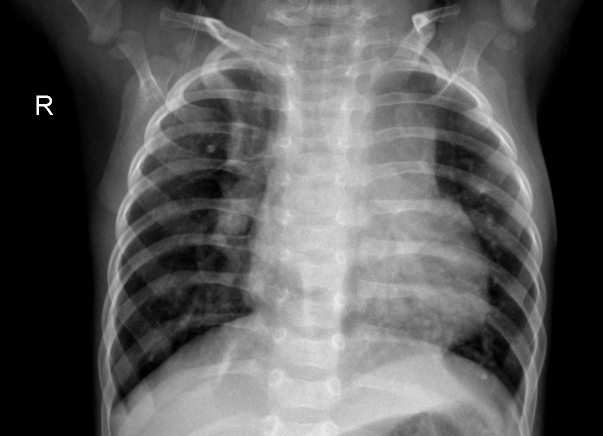
#> input picture data/test/PNEUMONIA/person103_bacteria_490.jpeg, 1206 x 871 px, found by its file name (shown at 1/2 size)
$ jupyter execute --allow-errors chest_xray.ipynb
#> lines starting #> are read from the running program, lines starting #| are printed output that depends on the picture
## Importing Libraries

This section includes essential libraries for data handling and analysis:

- **NumPy & Pandas**: For numerical computations and data manipulation.
- **os & tempfile**: To handle file operations.
- **Matplotlib & PIL**: For data visualization and image processing.
- **cv2 (OpenCV)**: For advanced image processing tasks.
- **sklearn**: Includes tools for machine learning tasks, such as model building and evaluation with `DecisionTreeClassifier`, `accuracy_score`, and `classification_report`.
- **warnings & random**: To manage warnings and generate random data.
- **joblib**: To save and load models.
-

A confirmation message ensures all libraries are loaded correctly.

[cell 1]
import numpy as np
import pandas as pd
import os
import matplotlib.pyplot as plt
import warnings
import random
import cv2
import tempfile
from PIL import Image
from sklearn.tree import DecisionTreeClassifier
from sklearn.metrics import confusion_matrix, classification_report, accuracy_score
from sklearn.model_selection import train_test_split
from sklearn.neighbors import KNeighborsClassifier
import joblib
from sklearn.ensemble import RandomForestClassifier

from sklearn.neural_network import MLPClassifier
from sklearn.model_selection import GridSearchCV


print("✅ Libraries imported successfully")

## Setting Up Data Directory Structure

This code block is responsible for setting up and verifying the directory structure for training, testing, and validation datasets. Here's a breakdown of the operations:

- **base_dir**: Specifies the base directory where the data is expected to be stored.
- **sub_dirs**: A dictionary that outlines the main directories (`train`, `test`, `val`) and their respective subdirectories (`NORMAL`, `PNEUMONIA`).
- **dir_paths**: A dictionary to store the paths of the main and subdirectories.
- **temp_dir_base**: Creates a temporary directory which can be used for temporary data handling.

The script checks if each main and subdirectory exists. If a directory is missing, it raises a `FileNotFoundError` with a detailed error message, helping in troubleshooting missing data issues.

Upon successful verification, a confirmation message "✅ Data directories are successfully loaded" is printed, indicating all necessary directories are in place and correctly structured.

[cell 2]
base_dir = './data'
sub_dirs = {
    'train': ['NORMAL', 'PNEUMONIA'],
    'test': ['NORMAL', 'PNEUMONIA'],
    'val': ['NORMAL', 'PNEUMONIA']
}

dir_paths = {}
temp_dir_base = tempfile.mkdtemp()
# if true then create a ./local/data here and set that to temp_dir_base
shoud_use_local_data = True
if shoud_use_local_data:
    temp_dir_base = os.path.join(os.getcwd(), 'data/local')
    if not os.path.exists(temp_dir_base):
        os.makedirs(temp_dir_base)
    print('🟢 Using local data'
          f'📂 {temp_dir_base}')
else :
    temp_dir_base =  tempfile.mkdtemp()
    print('🟢 Using temporary data'
          f'📂 {temp_dir_base}')


#> (the rest of this cell did not finish here and is left out)

[cell 3]
# TO SEE THE NUMBER OF SAMPLES IN EACH DIRECTORY
# [9 lines left out: function sample_count, not called in this run]

# Collect data
#> (the rest of this cell did not finish here and is left out)

[cell 4]
# TO SEE A RANDOM IMAGE FROM THE DATASET
def plot_image(image_path, title=""):
    """
    Display an image using matplotlib and print its details.

    Parameters:
    image_path (str): The directory where the image is stored.
    title (str): The filename of the image to display.
    """
    img = cv2.imread(image_path)
    plt.imshow(cv2.cvtColor(img, cv2.COLOR_BGR2RGB))
    plt.title(f"Image: {title}")
    plt.show()
    print(f"Shape of image from {image_path} is {img.shape}")

random_dir = random.choice(['train_normal', 'train_pneumonia', 'test_normal', 'test_pneumonia'])
#> (the rest of this cell did not finish here and is left out)

## Image File Validation and Dimension Analysis

### Function: `is_image_file`
This function checks if a file is an image based on its extension. It returns `True` for files ending in `.png`, `.jpg`, or `.jpeg`, ensuring files like `.DS_Store` are ignored.

### Function: `avg_height_width`
Calculates the average height, width, and aspect ratio of images within a specified directory:
- **File Filtering**: Only processes files identified as images by `is_image_file`.
- **Error Handling**: Generates an error if no image files are found or if an image cannot be read.
- **Dimension Calculation**: Computes the average dimensions and aspect ratio of all images in the directory, outputting the results.

### Aggregated Statistics
The script aggregates these measurements across different dataset splits (train, test, val) for 'NORMAL' and 'PNEUMONIA' categories, then calculates the overall average dimensions and aspect ratio for the entire dataset. This helps in understanding the uniformity and scaling needs of the images across the dataset.

Outputs include individual and total average heights, widths, and aspect ratios, providing a comprehensive overview of the dataset's image properties.

[cell 5]
def is_image_file(filename):
    # Pour eviter les fichiers cachés .DS_Store par exemple
    return filename.lower().endswith(('.png', '.jpg', '.jpeg'))

#hist2d to show the distribution of the images in the dataset
hist_data = {
    'x': [],
    'y': [],
    'train': {
        'x' : [],
        'y' : []
},
    'test': {
        'x' : [],
        'y' : []
},
    'val': {
        'x' : [],
        'y' : []

    }
}

# [37 lines left out: function avg_height_width, not called in this run]


#> (the rest of this cell did not finish here and is left out)

[cell 6]
# plot the distribution of the images in the dataset using hist2d, one hist2d for all the data but the points have different colors per key

# Plot the distribution of the images in the dataset using hist2d, one hist2d for all data points with different colors per key
plt.hist2d(hist_data['x'], hist_data['y'], bins=(100, 100), cmap=plt.cm.gist_heat_r)
plt.colorbar()
plt.title('Distribution of Image Sizes in the Dataset')
plt.xlabel('Image Height')
plt.ylabel('Image Width')
plt.show()
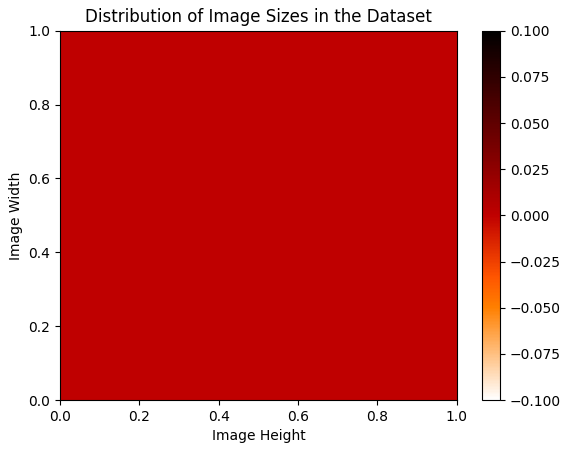
#> figure drawn by matplotlib, 2 panels

# Plot the distribution of the images in the dataset using hist2d, one hist2d per key
fig, ax = plt.subplots(1, 3, figsize=(15, 5))
for i, key in enumerate(['train', 'test', 'val']):
    ax[i].hist2d(hist_data[key]['x'], hist_data[key]['y'], bins=(100, 100), cmap=plt.cm.gist_heat_r)
    ax[i].set_title(f'{key.capitalize()} Image Size Distribution')
    ax[i].set_xlabel('Image Height')
    ax[i].set_ylabel('Image Width')
plt.show()
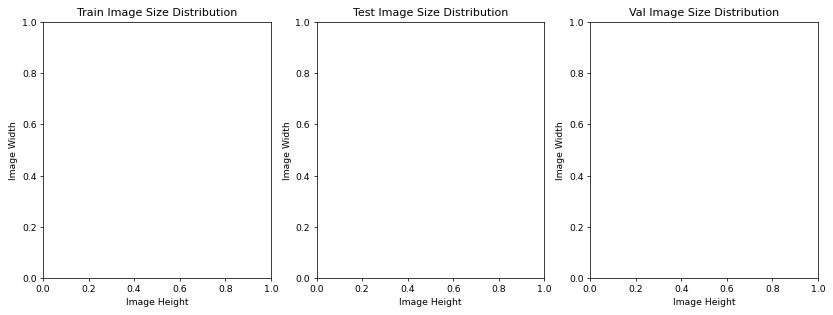
#> figure drawn by matplotlib, 3 panels


#> (the rest of this cell did not finish here and is left out)

## Resizing and Saving Images

### Function: `resize_and_save_images`
This function resizes images from a specified input directory to a given output directory based on predefined average height and width dimensions:
- **Parameters**: Accepts paths for input and output directories, and optionally average dimensions. Default dimensions are derived from the dataset's computed averages.
- **Directory Creation**: Ensures the output directory exists; if not, it creates the directory.
- **Processing**: Iterates through each image in the input directory, resizes it to the specified dimensions, and saves it to the output directory. It also provides status updates on the number of images processed.
- **Console Management**: Clears the console after each image is processed to keep the output clean (specific to the OS).

### Usage
This script is applied to both 'NORMAL' and 'PNEUMONIA' image categories within the training dataset, ensuring all images are uniformly resized. This standardization is crucial for consistent input to machine learning models.

The function's output includes confirmation of the total number of images resized and saved, aiding in verification and debugging.

#> (a cell that did not finish here is left out)

[cell 8]
# pick random image from the tmp directory and plot it
random_dir = random.choice(['train/normal', 'train/pneumonia', 'test/normal', 'test/pneumonia', 'val/normal', 'val/pneumonia'])
filelist = os.listdir(os.path.join(temp_dir_base, random_dir))
filelist_random = random.choice(filelist)
plotted_image = os.path.join(temp_dir_base, random_dir, filelist_random)
plot_image(plotted_image, filelist_random)
#> in plot_image, img is the input picture: shape (871, 1206, 3); min 0, max 255, mean 89.7
#| Shape of image from data/local/test/pneumonia/person103_bacteria_490.jpeg is (871, 1206, 3)

[cell 9]
avg_total_height, avg_total_width = 100, 100
def load_images_from_folder(folder, label, target_size=(avg_total_height, avg_total_width)):
    target_size= (round(target_size[0]), round(target_size[1]))
    print(f"Loading images from {folder} with label {label}")
    files = os.listdir(folder)
    for idx, filename in enumerate(files):
        print(f"Processing image {filename} index {idx + 1} of {len(files)}")
        img_path = os.path.join(folder, filename)
        img = cv2.imread(img_path, cv2.IMREAD_GRAYSCALE)
        if img is not None:
            img = cv2.resize(img, target_size)
            yield img.flatten(), label

def data_from_generator(generator):
    images, labels = [], []
    for img, lbl in generator:
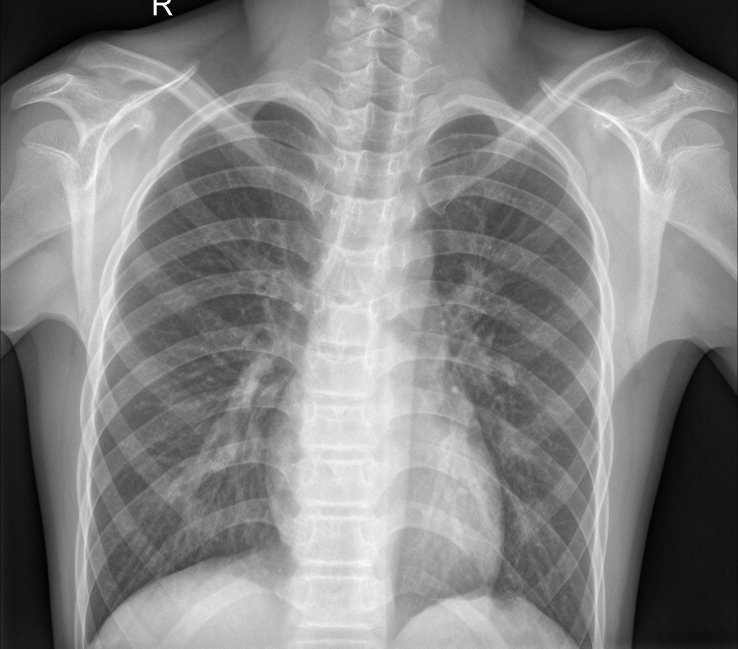
#> input picture data/test/NORMAL/IM-0011-0001-0002.jpeg, 2214 x 1945 px, found by its file name (shown at 1/3 size)
        images.append(img)
        labels.append(lbl)
#> after the loop, images = 1 item; labels = ['normal']
    return np.array(images), np.array(labels)

def process_dataset(base_dir, sets, categories):
    data = {}
    for set_name in sets:
        images, labels = [], []
        for category in categories:
            folder_path = os.path.join(base_dir, set_name, category)
            gen = load_images_from_folder(folder_path, category)
            imgs, lbls = data_from_generator(gen)
            images.extend(imgs)
            labels.extend(lbls)
        data[set_name] = (np.array(images), np.array(labels))

    return data

categories = ['normal', 'pneumonia']
sets = ['train', 'val', 'test']

data = process_dataset(temp_dir_base, sets, categories)

print("✅ Data is successfully loaded and preprocessed")

[cell 10]
X_train, y_train = data['train']
X_val, y_val = data['val']
X_test, y_test = data['test']


print(f"Training data shape: {X_train.shape}, Labels shape: {y_train.shape}")
#| Training data shape: (2, 10000), Labels shape: (2,)
print("✅ Data is successfully broken down into training, validation, and testing sets")

[cell 11]
# Decision Tree Classifier
decision_clf = DecisionTreeClassifier(max_depth=5, random_state=42)
decision_clf.fit(X_train, y_train)

# save the model
if not os.path.exists('./models'):
    os.makedirs('./models')

joblib.dump(decision_clf, './models/decision_classifier.pkl')
print("✅ Model saved successfully")

[cell 12]
# Random Forest Classifier
randomTree_clf = RandomForestClassifier(n_estimators=10, max_depth=5, random_state=42)
randomTree_clf.fit(X_train, y_train)

# save the model
if not os.path.exists('./models'):
    os.makedirs('./models')

joblib.dump(randomTree_clf, './models/random_forest_classifier.pkl')
print("✅ Model saved successfully")

[cell 13]
param_grid = {
    'hidden_layer_sizes': [(50,50,50), (50,100,50), (100,)],
    'activation': ['tanh', 'relu'],
    'solver': ['sgd', 'adam'],
    'alpha': [0.0001, 0.05],
    'learning_rate': ['constant','adaptive'],
}

mlp_clf = MLPClassifier(max_iter=100, random_state=42)
grid_search = GridSearchCV(mlp_clf, param_grid, cv=5, n_jobs=-1)
#> (the rest of this cell did not finish here and is left out)

[cell 14]
import os
import joblib
from sklearn.svm import SVC
from sklearn.model_selection import RandomizedSearchCV
from scipy.stats import expon

param_dist = {
    'C': expon(scale=100),
    'kernel': ['linear', 'rbf', 'poly', 'sigmoid'],
    'gamma': ['scale', 'auto'],

}

# Initialize the SVM model
svm = SVC(random_state=42)

# Perform RandomizedSearchCV
random_search = RandomizedSearchCV(svm, param_distributions=param_dist, n_iter=50, cv=5, random_state=42, n_jobs=-1)
#> (the rest of this cell did not finish here and is left out)

[cell 15]
kn_clf = KNeighborsClassifier(n_neighbors=3)
kn_clf.fit(X_train, y_train)

# save the model
if not os.path.exists('./models'):
    os.makedirs('./models')

joblib.dump(kn_clf, './models/kn_classifier.pkl')
print("✅ Model saved successfully")

[cell 16]
available_models = [
    {
        'name': 'Decision Tree Classifier',
        'model': 'decision_clf',
        'path': './models/decision_classifier.pkl',

    },
    {
        'name': 'Random Forest Classifier',
        'model': 'randomTree_clf',
        'path': './models/random_forest_classifier.pkl'
    },
    {
        'name': 'K-Nearest Neighbors Classifier',
        'model': 'kn_clf',
        'path': './models/kn_classifier.pkl'
    },
    {
        'name': 'Support Vector Machine Classifier',
        'model': 'svm_clf',
        'path': './models/svm_classifier.pkl'
    }
]

def load_model(model_object) :
    if not os.path.exists(model_object['path']):
        raise FileNotFoundError("Model file not found")
    # if variable decision_clf is not defined then load the model if it is defined then print model is already loaded
    if model_object['model'] not in locals():
        model = joblib.load(model_object['path'])
        print("✅ Model loaded successfully")
    else:
        print("✅ Model is already loaded")
    print(f"✅ Model {model_object['name']} has been loaded successfully")
    return model

current_model = available_models[3]

#> (the rest of this cell did not finish here and is left out)

[cell 17]
def plot_confusion_matrices(y_val_true, y_val_pred, y_test_true, y_test_pred, title1='Validation Confusion Matrix', title2='Test Confusion Matrix'):
    """
    Plots validation and test confusion matrices side by side.
    """
#> called with y_val_true = array of shape (2,), y_val_pred = array of shape (2,), y_test_true = array of shape (2,), y_test_pred = array of shape (2,), title1 = 'Validation Confusion Matrix', title2 = 'Test Confusion Matrix'
    fig, axes = plt.subplots(nrows=1, ncols=2, figsize=(15, 6))

    percentage_val = accuracy_score(y_val_true, y_val_pred, normalize=True) * 100
    percentage_test = accuracy_score(y_test_true, y_test_pred, normalize=True) * 100
    title1 += f" (Accuracy: {percentage_val:.2f}%)"
    title2 += f" (Accuracy: {percentage_test:.2f}%)"

    # List of true and predicted values
    true_values = [y_val_true, y_test_true]
    pred_values = [y_val_pred, y_test_pred]
    titles = [title1, title2]

    # Loop through the axes and true/pred values
    for ax, y_true, y_pred, title in zip(axes, true_values, pred_values, titles):
        cm = confusion_matrix(y_true, y_pred)
        im = ax.imshow(cm, interpolation='nearest', cmap=plt.cm.Blues)
        ax.figure.colorbar(im, ax=ax)
        ax.set_title(title)
        tick_marks = np.arange(len(np.unique(y_true)))
        ax.set_xticks(tick_marks)
        ax.set_xticklabels(np.unique(y_true), rotation=45)
        ax.set_yticks(tick_marks)
        ax.set_yticklabels(np.unique(y_true))

        # Label the plot
        thresh = cm.max() / 2.
        for i, j in np.ndindex(cm.shape):
            ax.text(j, i, format(cm[i, j], 'd'),
                     horizontalalignment="center",
                     color="white" if cm[i, j] > thresh else "black")

        ax.set_ylabel('True label')
        ax.set_xlabel('Predicted label')

    plt.tight_layout()
    plt.show()
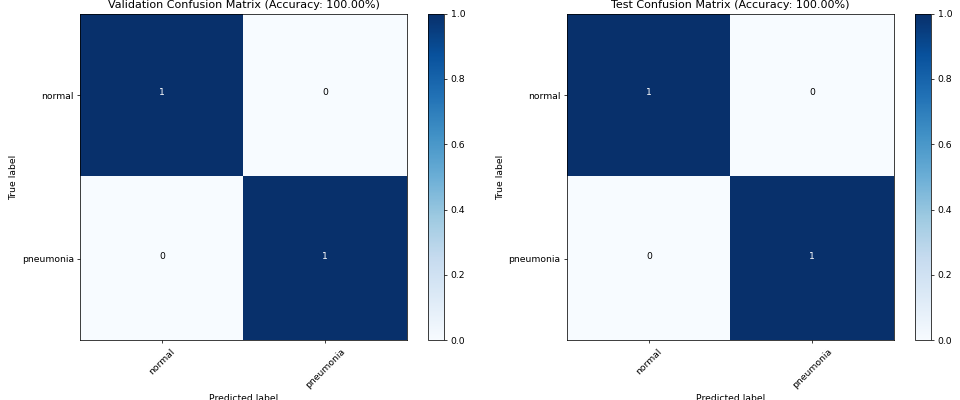
#> figure drawn by matplotlib, 4 panels

def evaluate_model(model, X_val, y_val, X_test, y_test):
    """
    Evaluates the model on validation and test datasets, prints accuracy and classification report,
    and plots inline confusion matrices.
    """
    # Validation
    y_pred_val = model.predict(X_val)
    print("Validation Accuracy:", accuracy_score(y_val, y_pred_val))
    print("Validation Report:")
    print(classification_report(y_val, y_pred_val))

    # Testing
    y_pred_test = model.predict(X_test)
    print("Test Accuracy:", accuracy_score(y_test, y_pred_test))
    print("Test Report:")
    print(classification_report(y_test, y_pred_test))

    plot_confusion_matrices(y_val, y_pred_val, y_test, y_pred_test)

# Assuming clf, X_val, y_val, X_test, and y_test are defined as per your code setup.
print("✅ Model evaluation Decision Classifier Tree function is successfully defined")
evaluate_model(decision_clf, X_val, y_val, X_test, y_test)

#KN evaluation
print("✅ Model evaluation K-Nearest Neighbors Classifier function is successfully defined")
#> (the rest of this cell did not finish here and is left out)
